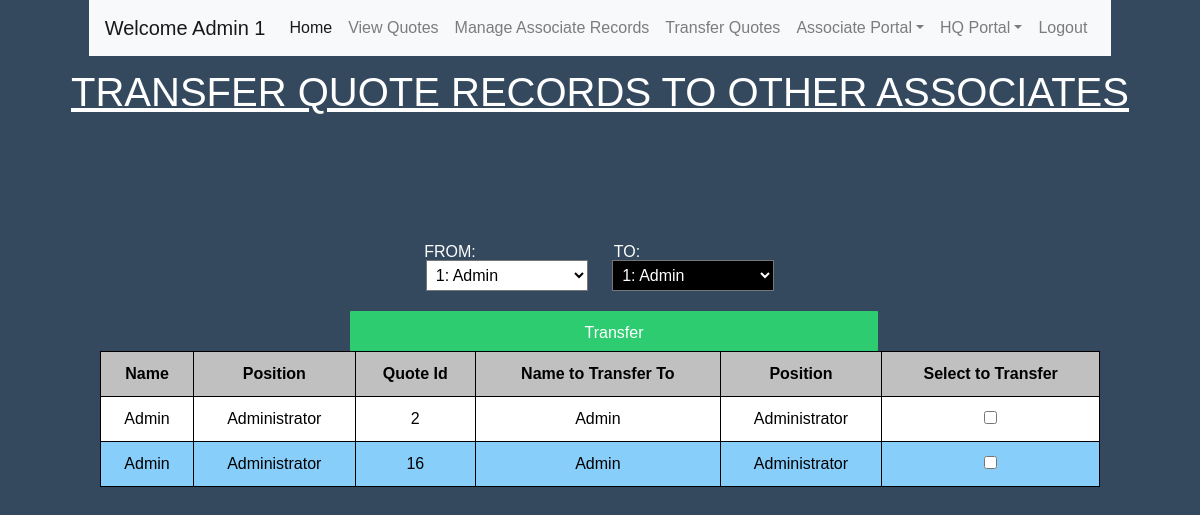
/transferQuote.php (signed in), run on the app's committed database.
### tables this page shows
create table Quote(
    Quote_Id  INT            NOT NULL PRIMARY KEY AUTO_INCREMENT,
    User_Id   INT            NOT NULL,
    Cust_Id   INT            NOT NULL,
    SNote     VARCHAR(1000),
    Status    CHAR(11)       NOT NULL DEFAULT "Unfinalized",
    Date      DATETIME       NOT NULL DEFAULT CURRENT_TIMESTAMP,
    Discount  DECIMAL(15,2),
    Percent   BOOLEAN,

    foreign key(User_Id) references Associate(User_Id)
);

create table Associate(
    User_Id  INT             NOT NULL PRIMARY KEY AUTO_INCREMENT,
    Name     CHAR(50)        NOT NULL,
    Password VARCHAR(50)     NOT NULL,
    Accu_Com DECIMAL(15,2)   NOT NULL,
    Address  VARCHAR(100)    NOT NULL,
    Pos      INT             NOT NULL DEFAULT 0
);

### transferQuote.php (the view, shortened to what this page needs)
<!DOCTYPE html>
<html>
<head>
<link rel="stylesheet" href="https://stackpath.bootstrapcdn.com/bootstrap/4.3.1/css/bootstrap.min.css">
<link rel="stylesheet" href="manage.css">
</head>
<body>
  <?php require "navbar.php"?>
    <h1>TRANSFER QUOTE RECORDS TO OTHER ASSOCIATES</h1>
    <br>
    <p class="MYP" id="FROM">FROM:</p>
    <p class="MYP" id="TO">TO:</p>
</body>
<?php
  $getAssocInfo = "select User_Id, Name from Associate;";
  $result2 = $pdo->query($getAssocInfo);
  $getAssocInfo2 = "select User_Id, Name from Associate;";
  $result3 = $pdo->query($getAssocInfo2);
  if (isset($_POST['Asso1']))
  {
    $getQuoteRecord = "select Associate.User_Id, Name, Pos, Quote_Id, Status from Associate, Quote
    where Associate.User_Id = ".$_POST['Asso1']." and Quote.User_Id = ".$_POST['Asso1'].";";
    $User_Id = $_POST['Asso1'];
    $User_Id2 = $_POST['Asso2'];
  }
  else
  {
    $get1Assoc = "select User_Id from Associate;";
    $get1 = $pdo->query($get1Assoc);
    $getFirst = $get1->fetch();
    $first = $getFirst['User_Id'];
    $getQuoteRecord = "select Associate.User_Id, Name, Pos, Quote_Id, Status from Associate, Quote
    where Associate.User_Id = ".$first." and Quote.User_Id = ".$first.";";
  }
  $result = $pdo->query($getQuoteRecord);
?>
  <form action="" method="POST" id="AssoForm">
    <select id="Asso1" class="CUSTOMSELECT" name="Asso1" onchange="submit()">
      <?php while ($AssocInfo = $result2->fetch()):?>
        <option <?php if (isset($User_Id)){if ($User_Id == $AssocInfo['User_Id']) {echo "selected";}} else if (isset($first)){ if ($first == $AssocInfo['User_Id']) {echo "selected";}}?> value=<?php echo "\"".$AssocInfo['User_Id']."\"";?>><?php echo $AssocInfo['User_Id'].": ".$AssocInfo['Name'];?></option>
      <?php endwhile;?>
    </select>
    <select id="Asso2" class="CUSTOMSELECT" name="Asso2" onchange="submit()">
      <?php while ($AssocInfo2 = $result3->fetch()):?>
        <option <?php if (isset($User_Id2)){if ($User_Id2 == $AssocInfo2['User_Id']) {echo "selected";}} ?> value=<?php echo "\"".$AssocInfo2['User_Id']."\"";?>><?php echo $AssocInfo2['User_Id'].": ".$AssocInfo2['Name'];?></option>
      <?php endwhile;?>
    </select>
  </form>
  <?php
    if (isset($User_Id2)) {$Id2 = $User_Id2;} else {$Id2 = $first;}
    $getA2Name = "select Name, Pos from Associate where User_Id = ".$Id2.";";
    $result4 = $pdo->query($getA2Name);
    $A2Name = $result4->fetch();
    $Name2 = $A2Name['Name'];
    $Pos2 = $A2Name['Pos'];
  ?>
<form action = "processTransfer.php" method = "POST">
  <table>
    <tr align: left;>
      <th>Name</th>
      <th>Position</th>
      <th>Quote Id</th>
      <th>Name to Transfer To</th>
      <th>Position</th>
      <th>Select to Transfer</th>
    </tr>
    <?php while ($QuoteInfo = $result->fetch()):?>
      <tr>
        <td><?php echo $QuoteInfo['Name'];?></td>
        <td><?php if ($QuoteInfo['Pos'] == 2) {echo "Administrator";} else if ($QuoteInfo['Pos'] == 1) {echo "Employee";} else {echo "Associate";}?></td>
        <td><?php echo $QuoteInfo['Quote_Id'];?></td>
        <td><?php echo $Name2;?></td>
        <td><?php if ($Pos2 == 2) {echo "Administrator";} else if ($Pos2 == 1) {echo "Employee";} else {echo "Associate";}?></td>
        <td>
          <input type="checkbox" name='QId[]' value=<?php echo "\"".$QuoteInfo['Quote_Id']."\"";?>>
        </td>
      </tr>
    <?php endwhile;?>
        <input type="submit" class="SUBMIT" name="Transfer Quotes" value="Transfer"/>
  </table>
</form>
</html>

### manage.css (style rules this page uses)
* { margin:0; padding: 0; font-family: sans-serif; box-sizing: border-box; }
body { height: 50vh; display: grid; place-items: center; background: #34495e; }
table { width: 1000px; }
table, td, th { padding: 10px; border: 1px solid black; border-collapse: collapse; text-align: center; }
td { font-size: 16px; }
th { background-color:silver; color:black; }
tr:nth-child(odd) { background-color:lightskyblue; color:black; }
tr:nth-child(even) { background-color:white; color:black; }
h1 { color:white; text-decoration: underline; text-transform: uppercase; font-weight: 500; padding:12px; }
.SUBMIT { width:20%; background:#2ecc71; color:white; border: 0; padding:10px; border-radius:1px; height: 40px; width: 528px; position:relative; left:250px; }
.CUSTOMSELECT { margin-top: 20px; padding:5px; background:black; margin-bottom: 20px; color:white; }
#Asso1 { margin-right:20px; background:white; color:black; }
.MYP { color:white; }
#FROM { position:relative; left:-150px; top:80px; }
#TO { position:relative; left:27px; top:40px; }

### data on the page
quote: User_Id.Name "Admin", Quote_Id "2"
quote: User_Id.Name "Admin", Quote_Id "16"

### other printed values
$_SESSION["user_id"] "1"
form field Asso1 "1: Admin"
form field Asso2 "1: Admin"
